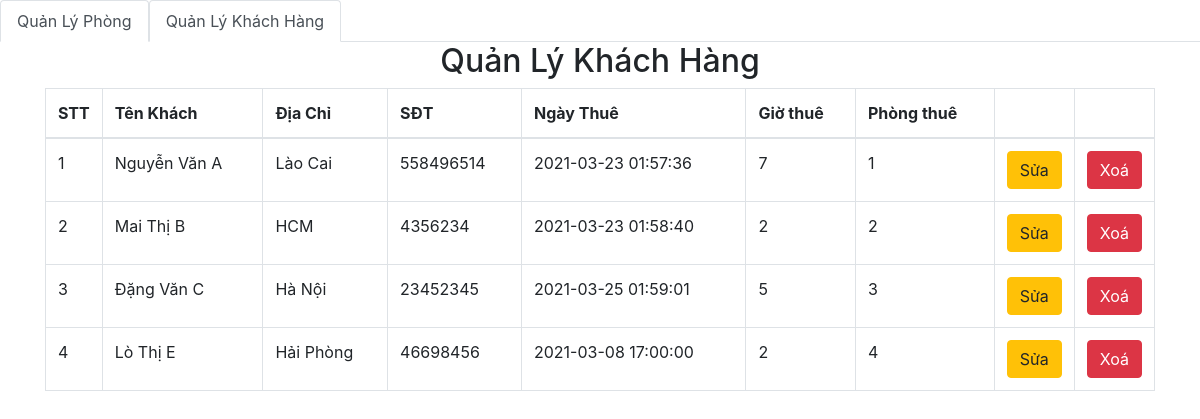
The app's page /nhanvien/khachhang/index.php (signed in) with its own data.
### tables this page shows
CREATE TABLE IF NOT EXISTS `khach` (
  `id` int NOT NULL AUTO_INCREMENT,
  `hoten` varchar(200) DEFAULT NULL,
  `diachi` varchar(500) DEFAULT NULL,
  `sdt` int DEFAULT NULL,
  `date` timestamp NULL DEFAULT NULL,
  `time` int DEFAULT NULL,
  `room` int NOT NULL,
  PRIMARY KEY (`id`)
);

### db/dbhelper.php (called while the page is built, shortened)
<?php
function executeResult($sql) {
	$con = mysqli_connect(HOST, USERNAME, PASSWORD, DATABASE);
	$result = mysqli_query($con, $sql);
	$data   = [];
	while ($row = mysqli_fetch_array($result, 1)) {
		$data[] = $row;
	}
	return $data;
}

### nhanvien/khachhang/index.php (the view, shortened to what this page needs)
<?php
require_once ('../../db/dbhelper.php');
?>
<!DOCTYPE html>
<html>
<head>
	<link rel="stylesheet" href="https://maxcdn.bootstrapcdn.com/bootstrap/4.4.1/css/bootstrap.min.css">
</head>
<body>
	<ul class="nav nav-tabs">
	  <li class="nav-item">
	    <a class="nav-link active" href="../Post">Quản Lý Phòng</a>
	  </li>
	  <li class="nav-item">
	    <a class="nav-link active" href="#">Quản Lý Khách Hàng</a>
	  </li>
	</ul>
	<div class="container">
		<div class="panel panel-primary">
			<div class="panel-heading">
				<h2 class="text-center">Quản Lý Khách Hàng</h2>
			</div>
			<div class="panel-body">
				<table class="table table-bordered table-hover">
					<thead>
						<tr>
							<th width="50px">STT</th>
							<th>Tên Khách</th>
							<th>Địa Chỉ</th>
							<th>SĐT</th>
							<th>Ngày Thuê</th>
							<th>Giờ thuê</th>
							<th>Phòng thuê</th>
							<th width="50px"></th>
							<th width="50px"></th>
						</tr>
					</thead>
					<tbody>
<?php
$sql          = 'select * from khach';
$loginList = executeResult($sql);
$index = 1;
foreach ($loginList as $item) {
	echo '<tr>
				<td>'.($index++).'</td>
				<td>'.$item['hoten'].'</td>
				<td>'.$item['diachi'].'</td>
				<td>'.$item['sdt'].'</td>
				<td>'.$item['date'].'</td>
				<td>'.$item['time'].'</td>
				<td>'.$item['room'].'</td>
				<td>
					<a href="add.php?id='.$item['id'].'"><button class="btn btn-warning">Sửa</button></a>
				</td>
				<td>
					<button class="btn btn-danger" onclick="deleteCategory('.$item['id'].')">Xoá</button>
				</td>
			</tr>';
}
?>
					</tbody>
				</table>
			</div>
		</div>
	</div>
</body>
</html>

### records on screen
khach: hoten "Nguyễn Văn A", diachi "Lào Cai", sdt "558496514", date "2021-03-23 01:57:36", time "7", room "1"
khach: hoten "Mai Thị B", diachi "HCM", sdt "4356234", date "2021-03-23 01:58:40", time "2", room "2"
khach: hoten "Đặng Văn C", diachi "Hà Nội", sdt "23452345", date "2021-03-25 01:59:01", time "5", room "3"
khach: hoten "Lò Thị E", diachi "Hải Phòng", sdt "46698456", date "2021-03-08 17:00:00", time "2", room "4"
